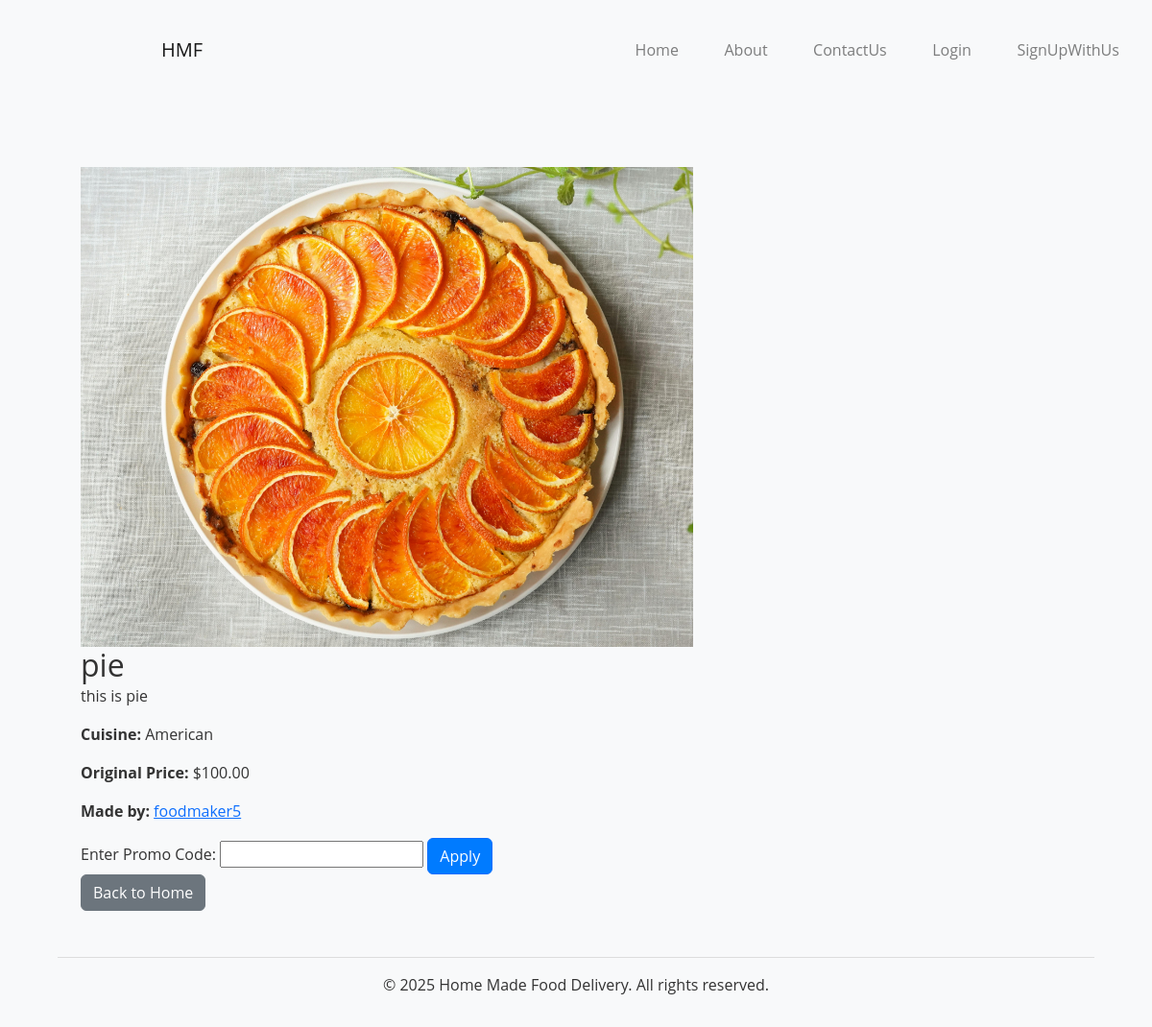
The app's page /food/6/ with its own data.
### foodapp/models.py (models this page shows, shortened)
class FoodItem(models.Model):
    foodmaker = models.ForeignKey(FoodMakerProfile, on_delete=models.CASCADE, related_name="food_items")
    title = models.CharField(max_length=255)
    description = models.TextField()
    ingredients = models.TextField(blank=True, null=True)  # New field for ingredients
    price = models.DecimalField(max_digits=10, decimal_places=2)
    cuisine = models.CharField(max_length=100)
    food_type = models.CharField(max_length=100, default='Snacks')
    food_protien = models.CharField(max_length=100, default="None")
    food_image = models.ImageField(upload_to='food_images/', blank=True, null=True)
    food_image2 = models.ImageField(upload_to='food_images/', blank=True, null=True)
    food_image3 = models.ImageField(upload_to='food_images/', blank=True, null=True)

class FoodMakerProfile(models.Model):
    US_STATES = [
        ('AL', 'Alabama'), ('AK', 'Alaska'), ('AZ', 'Arizona'), ('AR', 'Arkansas'),
        ('CA', 'California'), ('CO', 'Colorado'), ('CT', 'Connecticut'), ('DE', 'Delaware'),
        ('FL', 'Florida'), ('GA', 'Georgia'), ('HI', 'Hawaii'), ('ID', 'Idaho'),
        ('IL', 'Illinois'), ('IN', 'Indiana'), ('IA', 'Iowa'), ('KS', 'Kansas'),
        ('KY', 'Kentucky'), ('LA', 'Louisiana'), ('ME', 'Maine'), ('MD', 'Maryland'),
        ('MA', 'Massachusetts'), ('MI', 'Michigan'), ('MN', 'Minnesota'), ('MS', 'Mississippi'),
        ('MO', 'Missouri'), ('MT', 'Montana'), ('NE', 'Nebraska'), ('NV', 'Nevada'),
        ('NH', 'New Hampshire'), ('NJ', 'New Jersey'), ('NM', 'New Mexico'), ('NY', 'New York'),
        ('NC', 'North Carolina'), ('ND', 'North Dakota'), ('OH', 'Ohio'), ('OK', 'Oklahoma'),
        ('OR', 'Oregon'), ('PA', 'Pennsylvania'), ('RI', 'Rhode Island'), ('SC', 'South Carolina'),
        ('SD', 'South Dakota'), ('TN', 'Tennessee'), ('TX', 'Texas'), ('UT', 'Utah'),
        ('VT', 'Vermont'), ('VA', 'Virginia'), ('WA', 'Washington'), ('WV', 'West Virginia'),
        ('WI', 'Wisconsin'), ('WY', 'Wyoming')
    ]
    user = models.OneToOneField(User, on_delete=models.CASCADE, related_name="foodmaker_profile")
    first_name = models.CharField(max_length=100)
    last_name = models.CharField(max_length=100)
    street_name = models.CharField(max_length=100)
    city = models.CharField(max_length=100)
    zipcode = models.CharField(max_length=10)
    bio = models.TextField(blank=True)
    website_url = models.URLField(blank=True, null=True)
    specialized_cuisines = models.CharField(max_length=255, blank=True, null=True)
    preparation_time = models.PositiveIntegerField(default=1)  # Hours
    business_name = models.CharField(max_length=100)
    business_card_front = models.ImageField(upload_to='business_cards/', blank=True, null=True)
    business_card_back = models.ImageField(upload_to='business_cards/', blank=True, null=True)
    address = models.CharField(max_length=255)
    phone_number = models.CharField(max_length=15)
    state = models.CharField(max_length=2, choices=US_STATES)
    is_subscribed = models.BooleanField(default=False)  # Subscription status
    subscription_expiry = models.DateField(null=True, blank=True)  # Expiry date

class User(AbstractUser):
    ROLE_CHOICES = [
        ('Eater', 'Eater'),
        ('FoodMaker', 'FoodMaker'),
    ]
    role = models.CharField(max_length=10, choices=ROLE_CHOICES)
    groups = models.ManyToManyField(
        Group,
        related_name='foodapp_user_set',
        blank=True,
        help_text='The groups this user belongs to.',
        verbose_name='groups',
    )
    user_permissions = models.ManyToManyField(
        Permission,
        related_name='foodapp_user_permissions_set',
        blank=True,
        help_text='Specific permissions for this user.',
        verbose_name='user permissions',
    )

### foodapp/views.py (the view, shortened to what this page needs)
# urls.py: path('food/<int:food_id>/', views.food_detail, name='food_detail'),  # Food Detail Page
def food_detail(request, food_id):
    food_item = get_object_or_404(FoodItem, id=food_id)  # Fetch food by ID
    foodmaker = food_item.foodmaker  # Get associated FoodMakerProfile
    discounted_price = food_item.price  # Default to original price
    promo_code_message = ""  # Message for promo code result
    return render(request, 'food_detail.html', {
        'food_item': food_item,
        'foodmaker': foodmaker,
        'discounted_price': discounted_price,
        'promo_code_message': promo_code_message
        })

### foodapp/templates/food_detail.html (shortened to what this page needs)
{% extends 'base.html' %}
{% block content %}
<div class="container">
    <div class="food-detail-card" >
        <img src="{{ food_item.food_image.url }}" class="card-img-top-detail" alt="{{ food_item.title }}">
        <div class="card-body">
            <h2 class="card-title">{{ food_item.title }}</h2>
            <p class="card-text">{{ food_item.description }}</p>
            <p class="card-text"><strong>Cuisine:</strong> {{ food_item.cuisine }}</p>
            <p class="card-text"><strong>Original Price:</strong> ${{ food_item.price }}</p>
            <p class="card-text">
                <strong>Made by:</strong>
                <a href="{% url 'foodmaker_profile' food_item.foodmaker.id %}">
                    {{ food_item.foodmaker.user.username }}
                </a>
            </p>
            <form method="post">
                <label for="promo_code">Enter Promo Code:</label>
                <input type="text" name="promo_code" id="promo_code" required>
                <button type="submit" class="btn btn-primary">Apply</button>
            </form>
            <a href="{% url 'home' %}" class="btn btn-secondary">Back to Home</a>
        </div>
    </div>
</div>
{% endblock %}

### foodapp/static/css/styles.css (style rules this page uses)
*, *::before, *::after { margin: 0; padding: 0; box-sizing: border-box; }
body { min-height: 100vh; display: flex; flex-direction: column; font-family: 'Open Sans', sans-serif; background-color: #f8f9fa; color: #333; margin-left: 5%; margin-right: 5%; }
.btn-primary { background-color: #007bff; }
.food-detail-card { max-width: auto; }
.card-img-top-detail { max-height: 500px; object-fit: cover; }

### records on screen
FoodItem: food_image (picture), title "pie", description "this is pie", cuisine "American", price "100.00", foodmaker.user.username "foodmaker5"
